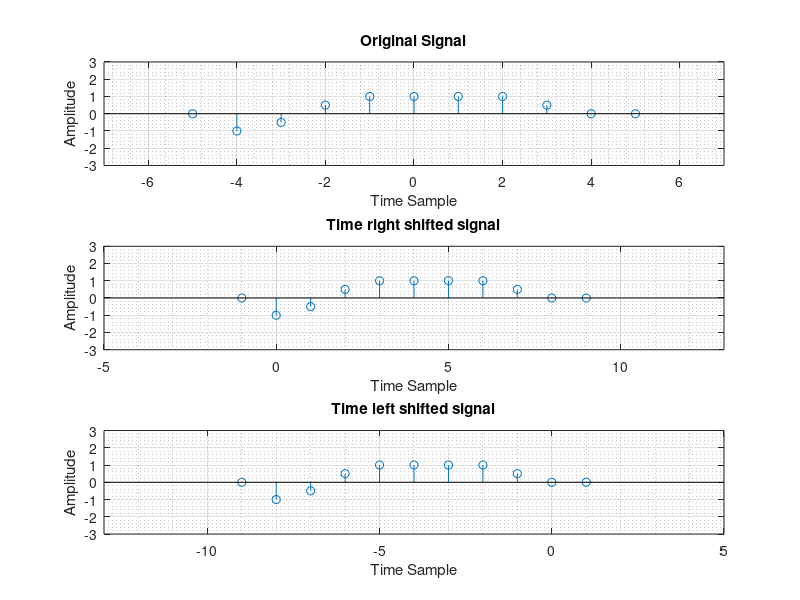

MATLAB code to generate this figure:
clc;
clear;
 
n = -5:5;
x = [0 -1 -.5 .5 1 1 1 1 .5 0 0];
subplot(3,1,1);
stem (n,x);
xlabel('Time Sample');
ylabel('Amplitude');
title('Original Signal');
axis([-7 7 min(x)-2 max(x)+2]);
grid on;
grid minor;
 
m = n+4; 
subplot(3,1,2);
stem (m,x);
xlabel('Time Sample');
ylabel('Amplitude');
title('Time right shifted signal');
axis([-7-2+4 7+2+4 min(x)-2 max(x)+2]);
grid on;
grid minor;

l = n-4; 
subplot(3,1,3);
stem (l,x);
xlabel('Time Sample');

ylabel('Amplitude');
title('Time left shifted signal');
axis([-7-2-4 7+2-4 min(x)-2 max(x)+2]);
grid on;
grid minor;